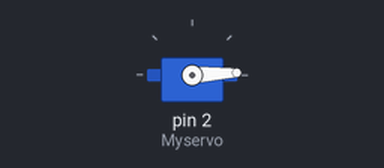
A sketch run on a simulated Arduino Uno, built with avr-gcc and run on an emulated ATmega328P. Parts: servo.

Above: at 0.05 s.
At 1.3 s:
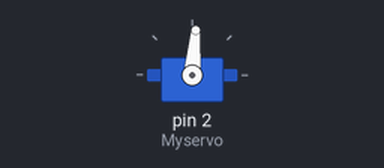
At 2.6 s:
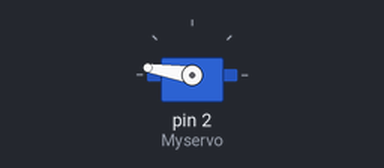
At 5.2 s:
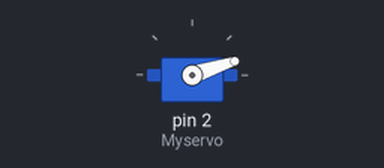
Timing chart, 0 to 7.1 s (numbered marks = the images above):
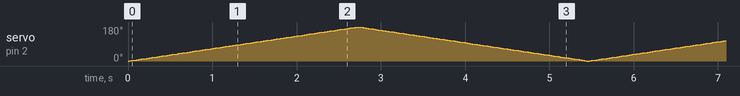

The sketch:

sketch_jul6b.ino
```cpp
#include <Servo.h>
Servo Myservo;
int pos;

void setup() {
	Myservo.attach(2);
}

void loop() {
  for (pos = 0; pos<=180; pos++){
    Myservo.write(pos);
    delay(15);
  }
//delay(3000);

  for (pos = 180; pos>=0; pos--) {
    Myservo.write(pos);
    delay(15);
  }
//delay(1000);
}
```
